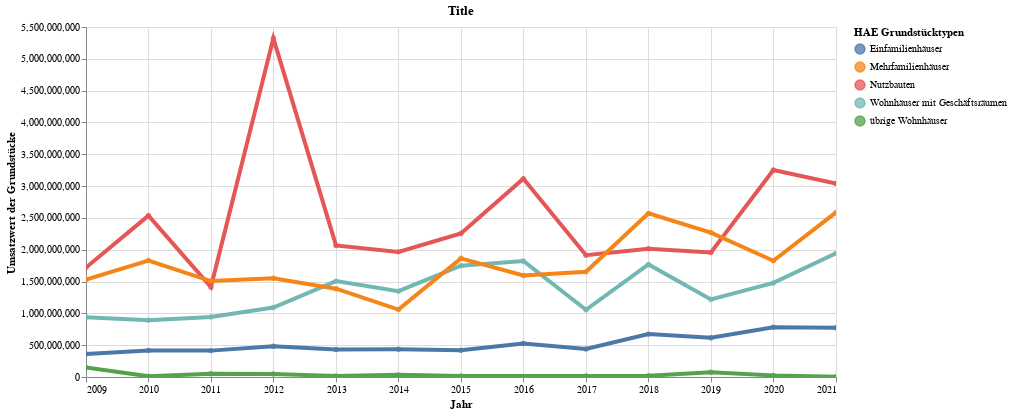

The code cell stored with this chart in its notebook:
### Code cell
highlight = alt.selection(type='single', on='mouseover', fields=['HaeGrstTyp'], nearest=True)
#x='date:StichtagDatJahr',
base = alt.Chart(myAgg.reset_index().query('sum_Totalm2 > 1'), title="Title").encode(
    x=alt.X('Jahr', axis=alt.Axis(title='Jahr'))# , axis=alt.Axis(format='%', title='percentage')
    , y=alt.X('sum_Umsatzwert', axis=alt.Axis(title='Umsatzwert der Grundstücke'))
    , color=alt.Color('HaeGrstTyp', legend=alt.Legend(title="HAE Grundstücktypen", orient="right"))  
    ,tooltip=['Jahr', 'HaeGrstTyp','sum_Anzahl_HAE']    
)
points = base.mark_circle().encode(
    opacity=alt.value(0.75)
).add_selection(
    highlight
).properties(
    width=750 , height=350
)
lines = base.mark_line().encode(
    size=alt.condition(~highlight, alt.value(0.5), alt.value(4))
).interactive()

lines + points

### Figure 1 — Vega-Lite specification as saved in the notebook (floating-point values rounded to 4 significant figures)
{"config": {"view": {"continuousWidth": 400, "continuousHeight": 300}}, "layer": [{"mark": "line", "encoding": {"color": {"type": "nominal", "field": "HaeGrstTyp", "legend": {"orient": "right", "title": "HAE Grundstücktypen"}}, "size": {"condition": {"value": 0.5, "selection": {"not": "selector039"}}, "value": 4}, "tooltip": [{"type": "temporal", "field": "Jahr"}, {"type": "nominal", "field": "HaeGrstTyp"}, {"type": "nominal", "field": "sum_Anzahl_HAE"}], "x": {"type": "temporal", "axis": {"title": "Jahr"}, "field": "Jahr"}, "y": {"type": "quantitative", "axis": {"title": "Umsatzwert der Grundstücke"}, "field": "sum_Umsatzwert"}}, "selection": {"selector040": {"type": "interval", "bind": "scales", "encodings": ["x", "y"]}}, "title": "Title"}, {"mark": "circle", "encoding": {"color": {"type": "nominal", "field": "HaeGrstTyp", "legend": {"orient": "right", "title": "HAE Grundstücktypen"}}, "opacity": {"value": 0.75}, "tooltip": [{"type": "temporal", "field": "Jahr"}, {"type": "nominal", "field": "HaeGrstTyp"}, {"type": "nominal", "field": "sum_Anzahl_HAE"}], "x": {"type": "temporal", "axis": {"title": "Jahr"}, "field": "Jahr"}, "y": {"type": "quantitative", "axis": {"title": "Umsatzwert der Grundstücke"}, "field": "sum_Umsatzwert"}}, "height": 350, "selection": {"selector039": {"type": "single", "on": "mouseover", "fields": ["HaeGrstTyp"], "nearest": true}}, "title": "Title", "width": 750}], "data": {"name": "data-3ce9f3b30a8a42ad4d2bd31a037cecaa"}, "$schema": "https://vega.github.io/schema/vega-lite/v4.8.1.json", "datasets": {"data-3ce9f3b30a8a42ad4d2bd31a037cecaa": [{"Jahr": "2021-01-01T00:00:00", "HaeGrstTyp": "übrige Wohnhäuser", "sum_Anzahl_HAE": "1-3", "sum_Totalm2": 93.89, "sum_Umsatzwert": 4100000}, {"Jahr": "2021-01-01T00:00:00", "HaeGrstTyp": "Wohnhäuser mit Geschäftsräumen", "sum_Anzahl_HAE": "45575", "sum_Totalm2": 136300.0, "sum_Umsatzwert": 1944900038}, {"Jahr": "2021-01-01T00:00:00", "HaeGrstTyp": "Nutzbauten", "sum_Anzahl_HAE": "7459", "sum_Totalm2": 121600.0, "sum_Umsatzwert": 3041681452}, {"Jahr": "2021-01-01T00:00:00", "HaeGrstTyp": "Mehrfamilienhäuser", "sum_Anzahl_HAE": "530107", "sum_Totalm2": 236100.0, "sum_Umsatzwert": 2586625995}, {"Jahr": "2021-01-01T00:00:00", "HaeGrstTyp": "Einfamilienhäuser", "sum_Anzahl_HAE": "120115", "sum_Totalm2": 130700.0, "sum_Umsatzwert": 773921416}, {"Jahr": "2020-01-01T00:00:00", "HaeGrstTyp": "übrige Wohnhäuser", "sum_Anzahl_HAE": "1-31-3", "sum_Totalm2": 3858.0, "sum_Umsatzwert": 24800000}, {"Jahr": "2020-01-01T00:00:00", "HaeGrstTyp": "Wohnhäuser mit Geschäftsräumen", "sum_Anzahl_HAE": "19663", "sum_Totalm2": 78990.0, "sum_Umsatzwert": 1478224243}, {"Jahr": "2020-01-01T00:00:00", "HaeGrstTyp": "Nutzbauten", "sum_Anzahl_HAE": "7352", "sum_Totalm2": 117800.0, "sum_Umsatzwert": 3252143974}, {"Jahr": "2020-01-01T00:00:00", "HaeGrstTyp": "Mehrfamilienhäuser", "sum_Anzahl_HAE": "485108", "sum_Totalm2": 206600.0, "sum_Umsatzwert": 1827359936}, {"Jahr": "2020-01-01T00:00:00", "HaeGrstTyp": "Einfamilienhäuser", "sum_Anzahl_HAE": "134126", "sum_Totalm2": 145900.0, "sum_Umsatzwert": 781429556}, {"Jahr": "2019-01-01T00:00:00", "HaeGrstTyp": "Nutzbauten", "sum_Anzahl_HAE": "7450", "sum_Totalm2": 109100.0, "sum_Umsatzwert": 1956344864}, {"Jahr": "2019-01-01T00:00:00", "HaeGrstTyp": "Mehrfamilienhäuser", "sum_Anzahl_HAE": "464113", "sum_Totalm2": 239500.0, "sum_Umsatzwert": 2269075405}, {"Jahr": "2019-01-01T00:00:00", "HaeGrstTyp": "Einfamilienhäuser", "sum_Anzahl_HAE": "114108", "sum_Totalm2": 120900.0, "sum_Umsatzwert": 618335862}, {"Jahr": "2019-01-01T00:00:00", "HaeGrstTyp": "Wohnhäuser mit Geschäftsräumen", "sum_Anzahl_HAE": "18078", "sum_Totalm2": 83590.0, "sum_Umsatzwert": 1218387737}, {"Jahr": "2019-01-01T00:00:00", "HaeGrstTyp": "übrige Wohnhäuser", "sum_Anzahl_HAE": "1-31-3", "sum_Totalm2": 3688.0, "sum_Umsatzwert": 74460000}, {"Jahr": "2018-01-01T00:00:00", "HaeGrstTyp": "übrige Wohnhäuser", "sum_Anzahl_HAE": "1-31-3", "sum_Totalm2": 2600.0, "sum_Umsatzwert": 19600000}, {"Jahr": "2018-01-01T00:00:00", "HaeGrstTyp": "Wohnhäuser mit Geschäftsräumen", "sum_Anzahl_HAE": "26676", "sum_Totalm2": 157800.0, "sum_Umsatzwert": 1768120271}, {"Jahr": "2018-01-01T00:00:00", "HaeGrstTyp": "Nutzbauten", "sum_Anzahl_HAE": "7038", "sum_Totalm2": 97640.0, "sum_Umsatzwert": 2015806182}, {"Jahr": "2018-01-01T00:00:00", "HaeGrstTyp": "Mehrfamilienhäuser", "sum_Anzahl_HAE": "527116", "sum_Totalm2": 279600.0, "sum_Umsatzwert": 2571401915}, {"Jahr": "2018-01-01T00:00:00", "HaeGrstTyp": "Einfamilienhäuser", "sum_Anzahl_HAE": "125124", "sum_Totalm2": 124100.0, "sum_Umsatzwert": 673813568}, {"Jahr": "2017-01-01T00:00:00", "HaeGrstTyp": "Nutzbauten", "sum_Anzahl_HAE": "9348", "sum_Totalm2": 126600.0, "sum_Umsatzwert": 1914875222}, {"Jahr": "2017-01-01T00:00:00", "HaeGrstTyp": "Einfamilienhäuser", "sum_Anzahl_HAE": "104102", "sum_Totalm2": 95890.0, "sum_Umsatzwert": 439844974}, {"Jahr": "2017-01-01T00:00:00", "HaeGrstTyp": "Mehrfamilienhäuser", "sum_Anzahl_HAE": "52089", "sum_Totalm2": 181600.0, "sum_Umsatzwert": 1653807779}, {"Jahr": "2017-01-01T00:00:00", "HaeGrstTyp": "Wohnhäuser mit Geschäftsräumen", "sum_Anzahl_HAE": "21161", "sum_Totalm2": 83240.0, "sum_Umsatzwert": 1056222394}, {"Jahr": "2017-01-01T00:00:00", "HaeGrstTyp": "übrige Wohnhäuser", "sum_Anzahl_HAE": "1-31-3", "sum_Totalm2": 1678.0, "sum_Umsatzwert": 17500000}, {"Jahr": "2016-01-01T00:00:00", "HaeGrstTyp": "Wohnhäuser mit Geschäftsräumen", "sum_Anzahl_HAE": "21667", "sum_Totalm2": 101500.0, "sum_Umsatzwert": 1823371573}, {"Jahr": "2016-01-01T00:00:00", "HaeGrstTyp": "Nutzbauten", "sum_Anzahl_HAE": "8449", "sum_Totalm2": 143500.0, "sum_Umsatzwert": 3117035612}, {"Jahr": "2016-01-01T00:00:00", "HaeGrstTyp": "Mehrfamilienhäuser", "sum_Anzahl_HAE": "61886", "sum_Totalm2": 217200.0, "sum_Umsatzwert": 1594377743}, {"Jahr": "2016-01-01T00:00:00", "HaeGrstTyp": "Einfamilienhäuser", "sum_Anzahl_HAE": "126123", "sum_Totalm2": 113300.0, "sum_Umsatzwert": 527217000}, {"Jahr": "2015-01-01T00:00:00", "HaeGrstTyp": "Wohnhäuser mit Geschäftsräumen", "sum_Anzahl_HAE": "35889", "sum_Totalm2": 138900.0, "sum_Umsatzwert": 1748901206}, {"Jahr": "2015-01-01T00:00:00", "HaeGrstTyp": "übrige Wohnhäuser", "sum_Anzahl_HAE": "1-31-3", "sum_Totalm2": 2352.0, "sum_Umsatzwert": 14500000}, {"Jahr": "2015-01-01T00:00:00", "HaeGrstTyp": "Nutzbauten", "sum_Anzahl_HAE": "10572", "sum_Totalm2": 140900.0, "sum_Umsatzwert": 2255916259}, {"Jahr": "2015-01-01T00:00:00", "HaeGrstTyp": "Einfamilienhäuser", "sum_Anzahl_HAE": "106105", "sum_Totalm2": 94500.0, "sum_Umsatzwert": 421122934}, {"Jahr": "2015-01-01T00:00:00", "HaeGrstTyp": "Mehrfamilienhäuser", "sum_Anzahl_HAE": "713106", "sum_Totalm2": 239700.0, "sum_Umsatzwert": 1864558100}, {"Jahr": "2014-01-01T00:00:00", "HaeGrstTyp": "übrige Wohnhäuser", "sum_Anzahl_HAE": "44", "sum_Totalm2": 2078.0, "sum_Umsatzwert": 33400000}, {"Jahr": "2014-01-01T00:00:00", "HaeGrstTyp": "Wohnhäuser mit Geschäftsräumen", "sum_Anzahl_HAE": "33080", "sum_Totalm2": 127400.0, "sum_Umsatzwert": 1349128623}, {"Jahr": "2014-01-01T00:00:00", "HaeGrstTyp": "Nutzbauten", "sum_Anzahl_HAE": "7562", "sum_Totalm2": 283500.0, "sum_Umsatzwert": 1966303286}, {"Jahr": "2014-01-01T00:00:00", "HaeGrstTyp": "Mehrfamilienhäuser", "sum_Anzahl_HAE": "51778", "sum_Totalm2": 161700.0, "sum_Umsatzwert": 1058913158}, {"Jahr": "2014-01-01T00:00:00", "HaeGrstTyp": "Einfamilienhäuser", "sum_Anzahl_HAE": "112109", "sum_Totalm2": 98770.0, "sum_Umsatzwert": 435780222}, {"Jahr": "2013-01-01T00:00:00", "HaeGrstTyp": "übrige Wohnhäuser", "sum_Anzahl_HAE": "1-31-3", "sum_Totalm2": 9178.0, "sum_Umsatzwert": 15760000}, {"Jahr": "2013-01-01T00:00:00", "HaeGrstTyp": "Wohnhäuser mit Geschäftsräumen", "sum_Anzahl_HAE": "18872", "sum_Totalm2": 137300.0, "sum_Umsatzwert": 1506534310}, {"Jahr": "2013-01-01T00:00:00", "HaeGrstTyp": "Nutzbauten", "sum_Anzahl_HAE": "6650", "sum_Totalm2": 124000.0, "sum_Umsatzwert": 2067710156}, {"Jahr": "2013-01-01T00:00:00", "HaeGrstTyp": "Mehrfamilienhäuser", "sum_Anzahl_HAE": "543113", "sum_Totalm2": 225500.0, "sum_Umsatzwert": 1388225456}, {"Jahr": "2013-01-01T00:00:00", "HaeGrstTyp": "Einfamilienhäuser", "sum_Anzahl_HAE": "113111", "sum_Totalm2": 102500.0, "sum_Umsatzwert": 433619298}, {"Jahr": "2012-01-01T00:00:00", "HaeGrstTyp": "Mehrfamilienhäuser", "sum_Anzahl_HAE": "520123", "sum_Totalm2": 228100.0, "sum_Umsatzwert": 1552781714}, {"Jahr": "2012-01-01T00:00:00", "HaeGrstTyp": "Nutzbauten", "sum_Anzahl_HAE": "11568", "sum_Totalm2": 257100.0, "sum_Umsatzwert": 5321385866}, {"Jahr": "2012-01-01T00:00:00", "HaeGrstTyp": "Einfamilienhäuser", "sum_Anzahl_HAE": "129119", "sum_Totalm2": 120200.0, "sum_Umsatzwert": 484930640}, {"Jahr": "2012-01-01T00:00:00", "HaeGrstTyp": "Wohnhäuser mit Geschäftsräumen", "sum_Anzahl_HAE": "14671", "sum_Totalm2": 124300.0, "sum_Umsatzwert": 1091848883}, {"Jahr": "2012-01-01T00:00:00", "HaeGrstTyp": "übrige Wohnhäuser", "sum_Anzahl_HAE": "1-31-3", "sum_Totalm2": 6328.0, "sum_Umsatzwert": 48300000}, {"Jahr": "2011-01-01T00:00:00", "HaeGrstTyp": "übrige Wohnhäuser", "sum_Anzahl_HAE": "1-31-3", "sum_Totalm2": 8583.0, "sum_Umsatzwert": 50831790}, {"Jahr": "2011-01-01T00:00:00", "HaeGrstTyp": "Wohnhäuser mit Geschäftsräumen", "sum_Anzahl_HAE": "21294", "sum_Totalm2": 119900.0, "sum_Umsatzwert": 943692264}, {"Jahr": "2011-01-01T00:00:00", "HaeGrstTyp": "Nutzbauten", "sum_Anzahl_HAE": "9663", "sum_Totalm2": 146300.0, "sum_Umsatzwert": 1414011800}, {"Jahr": "2011-01-01T00:00:00", "HaeGrstTyp": "Mehrfamilienhäuser", "sum_Anzahl_HAE": "587135", "sum_Totalm2": 266400.0, "sum_Umsatzwert": 1507679110}, {"Jahr": "2011-01-01T00:00:00", "HaeGrstTyp": "Einfamilienhäuser", "sum_Anzahl_HAE": "10598", "sum_Totalm2": 92500.0, "sum_Umsatzwert": 414487462}, {"Jahr": "2010-01-01T00:00:00", "HaeGrstTyp": "übrige Wohnhäuser", "sum_Anzahl_HAE": "1-31-3", "sum_Totalm2": 502.6, "sum_Umsatzwert": 11580000}, {"Jahr": "2010-01-01T00:00:00", "HaeGrstTyp": "Wohnhäuser mit Geschäftsräumen", "sum_Anzahl_HAE": "19286", "sum_Totalm2": 141200.0, "sum_Umsatzwert": 891412699}, {"Jahr": "2010-01-01T00:00:00", "HaeGrstTyp": "Nutzbauten", "sum_Anzahl_HAE": "8874", "sum_Totalm2": 366000.0, "sum_Umsatzwert": 2535927792}, {"Jahr": "2010-01-01T00:00:00", "HaeGrstTyp": "Mehrfamilienhäuser", "sum_Anzahl_HAE": "777131", "sum_Totalm2": 273300.0, "sum_Umsatzwert": 1829001460}, {"Jahr": "2010-01-01T00:00:00", "HaeGrstTyp": "Einfamilienhäuser", "sum_Anzahl_HAE": "143140", "sum_Totalm2": 127300.0, "sum_Umsatzwert": 417515556}, {"Jahr": "2009-01-01T00:00:00", "HaeGrstTyp": "Wohnhäuser mit Geschäftsräumen", "sum_Anzahl_HAE": "23491", "sum_Totalm2": 126400.0, "sum_Umsatzwert": 939134922}, {"Jahr": "2009-01-01T00:00:00", "HaeGrstTyp": "Nutzbauten", "sum_Anzahl_HAE": "9266", "sum_Totalm2": 225600.0, "sum_Umsatzwert": 1720630918}, {"Jahr": "2009-01-01T00:00:00", "HaeGrstTyp": "Mehrfamilienhäuser", "sum_Anzahl_HAE": "554137", "sum_Totalm2": 283900.0, "sum_Umsatzwert": 1531595032}, {"Jahr": "2009-01-01T00:00:00", "HaeGrstTyp": "übrige Wohnhäuser", "sum_Anzahl_HAE": "141-3", "sum_Totalm2": 27820.0, "sum_Umsatzwert": 149252132}, {"Jahr": "2009-01-01T00:00:00", "HaeGrstTyp": "Einfamilienhäuser", "sum_Anzahl_HAE": "131129", "sum_Totalm2": 110800.0, "sum_Umsatzwert": 363238800}]}}
